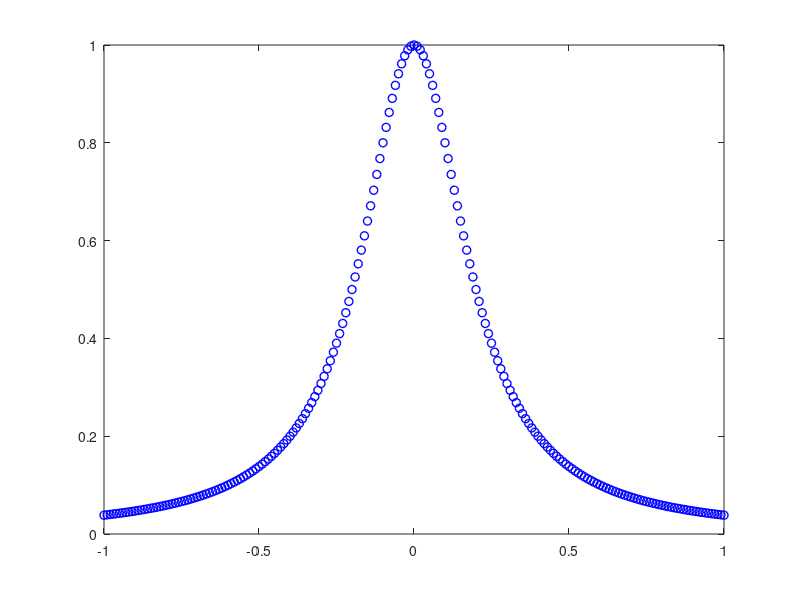

Write the MATLAB code that produced this figure. (Note: this script raises an error after producing the figure.)
%% CS 375 HW 8
% October 25th 2021
% Juan A. Ormaza

clear all; clc; close all;

%% Problem 1
% Part 1 written by hand (see attachments)

%% Problem 2

% Part a attached (see attachments);

% Part b attached (see attachments);

% Part C

x=@(i,n)-1+ i*(2/n);

f=@(x) 1./(1+25*x.^2);

n=2:2:20;

nfine=100*n;

for i=1:length(nfine)
    
    xValPoints=0:1:nfine(i);
    xIntPoints=0:1:n(i);
    
    xInt=x(xIntPoints,n(i));
    yInt=f(xInt);
    
    xVal=x(xValPoints,nfine(i));
    yVal=f(xVal);
    
    figure(i)
    plot(xVal,yVal,'bo','LineWidth',1);
    hold on;
    c=interp_monomials(xInt,yInt);
    c=rot90(c);
    c=rot90(c);
    plot(xVal,polyval(c,xVal),'LineWidth',2);
    xlabel('X');
    ylabel('Y');
    legend('y(x)','interpolation P(x)');
    title('data vs Interpolation n= ',num2str(n(i)));
    
end

% Part D

n_int=33;
N = n_int*100;
points = 0:1:N;


xIntPoints=0:1:n_int;

xInt=x(xIntPoints,n_int);
yInt=f(xInt);

xValues = x(points,N);
yValues = f(xValues);
figure(11)
plot(xValues,yValues,'bo','LineWidth',1);
hold on;
c=interp_monomials(xInt,yInt);
c=rot90(c);
c=rot90(c);
plot(xValues,polyval(c,xValues),'LineWidth',2);
xlabel('X');
ylabel('Y');
legend('y(x)','interpolation P(x)');
title('data vs Interpolation n= ',num2str(n_int));

fprintf("for n>3=3 it is possible to see how the interpolation fails to adjust to the values of f(x)\n")
fprintf("this, could be due to the size of the V matrix and the ill-conditioning of the solution.\n")
fprintf("moreover, the matrix is nearly singular or not scaled correctly at all.\n ")

%% Problem 3

N = 33;
n_fine = 100*N;

xIntPoints=0:1:N;
xInt=x(xIntPoints,N);
yInt=f(xInt);

points = 0:1:n_fine;
xValues = x(points,n_fine);
yValues = f(xValues);

figure(12)
plot(xValues,yValues,'bo','LineWidth',1);
hold on;
intValues = zeros(1,n_fine);

for i=1:n_fine+1
    intValues(i)=Lagrange(xInt,yInt,xValues(i));  
end
plot(xValues,intValues,'LineWidth',2);
xlabel('X');
ylabel('Y');
legend('y(x)','Lagrange interpolation P(x)');
title('data vs Lagrange interpolation n= ',num2str(N));

fprintf('as seen in figure 12, the same bad behavior near the ends is found in the lagrange interpolation\n')
fprintf('this is because lagrange interpolation also creates a polynomial that has to adjust to the curve.\n')
fprintf('moreover, the equispaced interpolation points make the error increase as seen in the graph.\n')
fprintf('therefore, higher ns do not increase accuracy of the interpolation\n')

%% Problem 4

x_cheby=@(i,n) cos(((2*i + 1)*pi)./(2*n+2));

N = 60;
n_fine = 100*N;

xIntPoints=0:1:N;
xInt=x_cheby(xIntPoints,N);
yInt=f(xInt);

points = 0:1:n_fine;
xValues = x(points,n_fine);
yValues = f(xValues);

figure(13)
plot(xValues,yValues,'bo','LineWidth',1);
hold on;
intValues = zeros(1,n_fine);

for i=1:n_fine+1
    intValues(i)=Lagrange(xInt,yInt,xValues(i));  
end

plot(xValues,intValues,'LineWidth',2);
xlabel('X');
ylabel('Y');
legend('y(x)','Lagrange interpolation P(x)');
title('data vs Lagrange interpolation and Chebyshev points n= ',num2str(N));


fprintf('As seen in this example chebyshev points, in comparison to equispaced one do converge\n')
fprintf('and there is a limit to the error the interpolation can have. Because of this, the interpolation\n')
fprintf('behaves much better at the ends and will keep on improving as n increases.\n')
fprintf('to show this, I used an n that is almost double the one in previous examples\n')

%% Problem 5

f1=@(x) sin(x);
f2=@(x) abs(x);

x_cheby=@(i,n) cos(((2*i + 1)*pi)./(2*n+2));

n_array=1:1:16;

fprintf('Error\t sin(x)\t\t abs(x)\n');

for i=1:length(n_array)
    n_fine=n_array(i)*100;
    
    intPoints = 1:1:n_array(i);
    
    x_int=x_cheby(intPoints,n_array(i));
    y_int1=f1(x_int);
    y_int2=f2(x_int);
    
    plotPoints = 1:1:n_fine;
    xValues = x(plotPoints,n_fine);
    y1Values = f1(xValues);
    y2Values = f2(xValues);
    
    sin_int=zeros(1,n_fine);
    abs_int=zeros(1,n_fine);
    
    for j=1:n_fine
        sin_int(j)=Lagrange(x_int,y_int1,xValues(j));
        abs_int(j)=Lagrange(x_int,y_int2,xValues(j));
    end
    
    
    figure(13+i)
    subplot(2,1,1)
    plot(xValues,y1Values,'bo');
    hold on
    plot(xValues,sin_int,'r','LineWidth',2);
    title('data vs Lagrange interpolation and Chebyshev points n= ',num2str(n_array(i)));
    legend('sin(x)','interpolation');
    subplot(2,1,2)
    plot(xValues,y2Values,'ro');
    hold on
    plot(xValues,abs_int,'b','LineWidth',2);
    legend('|x|','interpolation')
    
    fprintf(' n=%2.0f\t %10.10f\t %10.10f\n',n_array(i),max(abs(y1Values-sin_int)),max(abs(y2Values-abs_int)));
    
end

fprintf('\n\nAs seen from the plots, it is possible to notice that the interpolation adjusts\n')
fprintf('correctly to sin(x), but has trouble adjusting to abs(x). One main reason of this is because\n')
fprintf('|x| is not a continuous function, thus, the interpolation polynomial will have trouble interpolation |x|\n')
fprintf('this can be seen at the endpoints of the plots where the interpolation suddenly increases or decreases\n')






